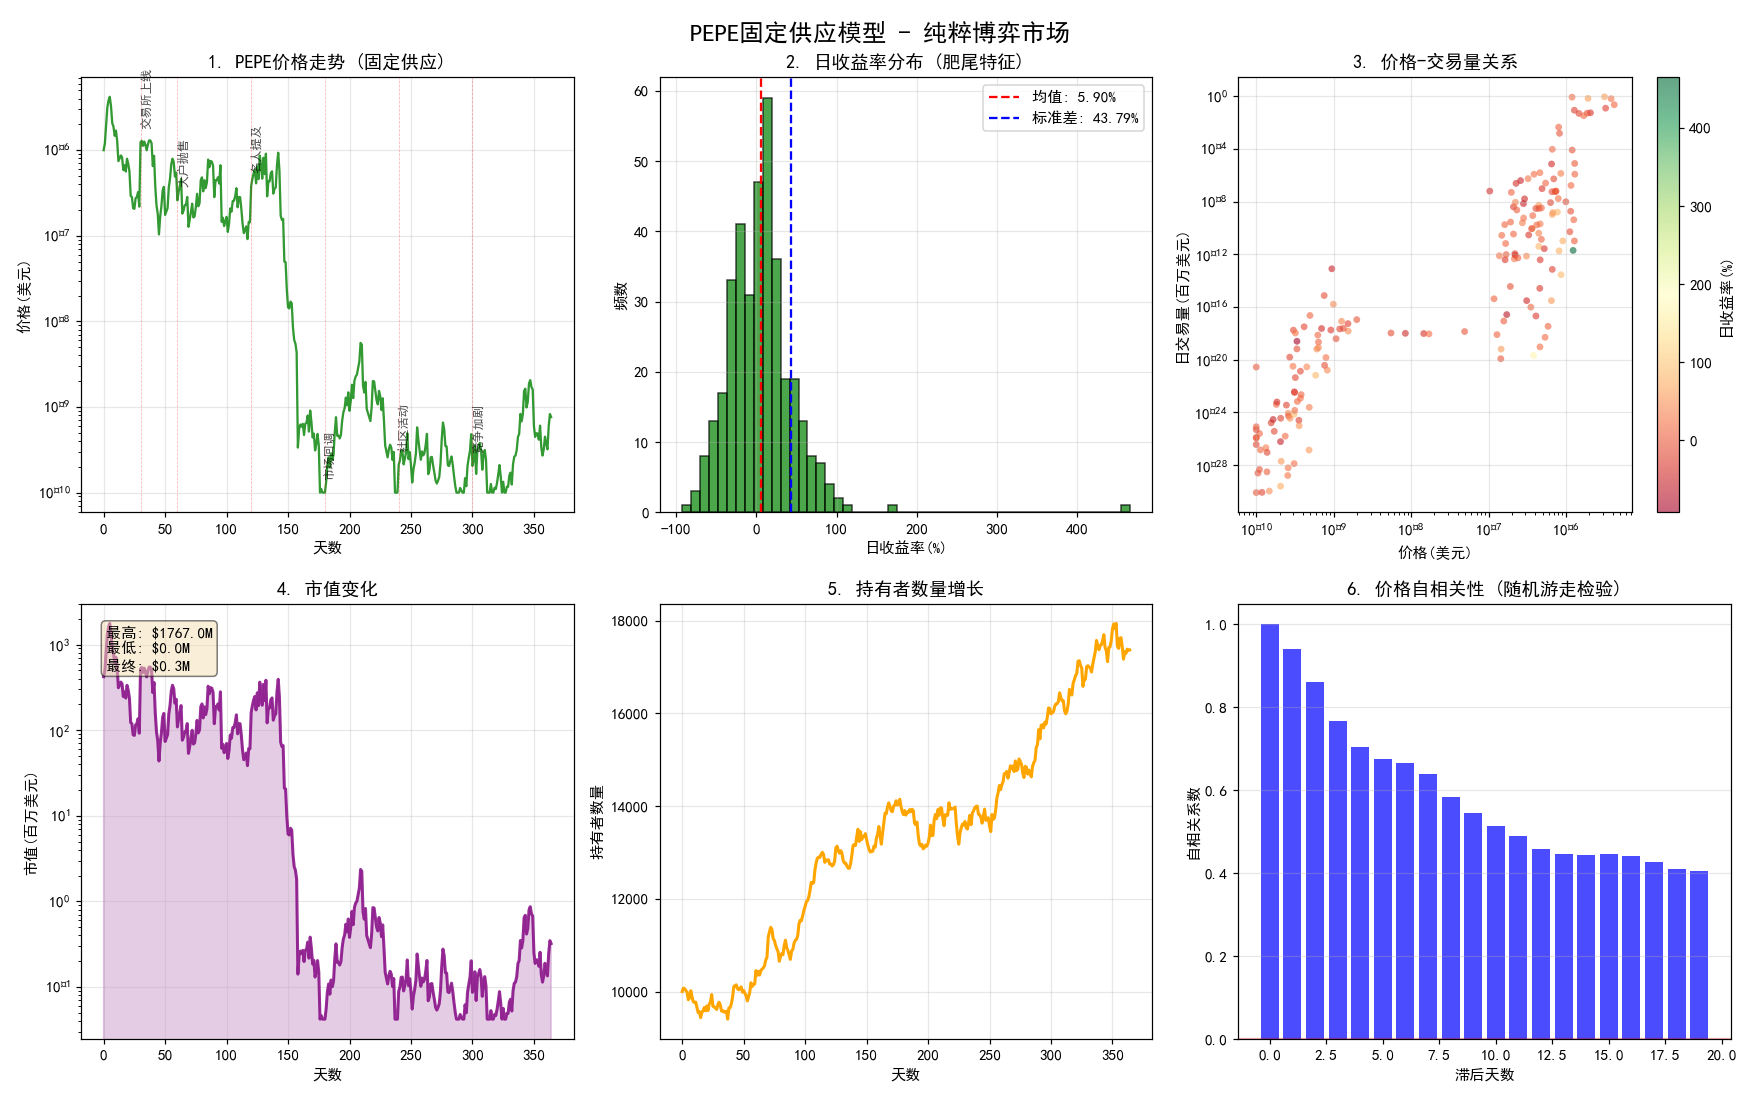

This figure's Python source:
"""Pepe 固定供应模型 —— 纯粹博弈市场模拟。

模型核心：总量固定（420.69 万亿枚）+ 无生态/无销毁，价格完全由
叙事、事件与交易者博弈驱动。本脚本复现课程大作业《各种狗币投资研究》
中 PEPE 的市场行为建模：用事件驱动的随机游走刻画价格、收益率分布、
市值、持有者增长与价格自相关性。

依赖：numpy / pandas / matplotlib / scipy。headless 环境自动保存 PNG。

Author: 李瑞宇（深圳大学 电子信息工程）
"""
import os
import numpy as np
import matplotlib

matplotlib.use("Agg")
import matplotlib.pyplot as plt
from matplotlib.ticker import FuncFormatter, MaxNLocator

matplotlib.rcParams["font.sans-serif"] = ["SimHei", "DejaVu Sans"]
matplotlib.rcParams["axes.unicode_minus"] = False

HERE = os.path.dirname(os.path.abspath(__file__))


def simulate_pepe_fixed_supply(
    total_days=365, initial_price=0.000001, total_supply=420.69e12, initial_market_cap=1e6
):
    """模拟 PEPE 固定供应模型下的价格行为，返回 DataFrame。"""
    if initial_price <= 0:
        initial_price = initial_market_cap / total_supply

    days = np.arange(0, total_days)
    prices = np.zeros(total_days)
    volumes = np.zeros(total_days)
    market_caps = np.zeros(total_days)
    holders = np.zeros(total_days)

    prices[0] = initial_price
    volumes[0] = 1e6
    market_caps[0] = prices[0] * total_supply
    holders[0] = 10000

    base_volatility = 0.4
    volume_impact = 0.001
    holder_growth_rate = 0.001

    event_days = {
        30: {"type": "positive", "impact": 5.0, "description": "交易所上线"},
        60: {"type": "negative", "impact": 0.3, "description": "大户抛售"},
        120: {"type": "positive", "impact": 3.0, "description": "名人提及"},
        180: {"type": "negative", "impact": 0.2, "description": "市场回调"},
        240: {"type": "positive", "impact": 2.0, "description": "社区活动"},
        300: {"type": "negative", "impact": 0.4, "description": "竞争加剧"},
    }

    np.random.seed(42)  # 确保可重现
    for day in range(1, total_days):
        daily_return = np.random.normal(0, base_volatility)
        volume_change = volumes[day - 1] / volumes[max(0, day - 2)] if day > 1 else 1
        volume_effect = (volume_change - 1) * volume_impact
        holder_growth = (
            (holders[day - 1] - holders[max(0, day - 2)]) / holders[max(0, day - 2)]
            if day > 1
            else 0
        )
        network_effect = holder_growth * 0.01

        event_effect = 1.0
        if day in event_days:
            event = event_days[day]
            event_effect = event["impact"]

        new_price = (
            prices[day - 1]
            * (1 + daily_return + volume_effect + network_effect)
            * event_effect
        )
        prices[day] = max(new_price, initial_price * 0.0001)

        volumes[day] = volumes[day - 1] * np.random.lognormal(-0.1, 0.5)
        holders[day] = holders[day - 1] * (1 + holder_growth_rate + np.random.normal(0, 0.01))
        market_caps[day] = prices[day] * total_supply

        if day > 10:
            recent_return = (prices[day] / prices[day - 10]) - 1
            volumes[day] *= (1 + recent_return * 2)

    import pandas as pd

    return pd.DataFrame(
        {
            "天数": days,
            "价格(美元)": prices,
            "日交易量(百万美元)": volumes / 1e6,
            "市值(百万美元)": market_caps / 1e6,
            "持有者数量": holders,
            "日收益率(%)": np.concatenate(([0], np.diff(prices) / prices[:-1] * 100)),
        }
    )


def plot(df_pepe, out_path):
    fig, axes = plt.subplots(2, 3, figsize=(16, 10))
    fig.suptitle("PEPE固定供应模型 - 纯粹博弈市场", fontsize=16, fontweight="bold")

    ax1 = axes[0, 0]
    ax1.plot(df_pepe["天数"], df_pepe["价格(美元)"], "g-", linewidth=1.5, alpha=0.8)
    ax1.set_xlabel("天数")
    ax1.set_ylabel("价格(美元)")
    ax1.set_title("1. PEPE价格走势 (固定供应)")
    ax1.grid(True, alpha=0.3)
    ax1.set_yscale("log")

    events = {30: "交易所上线", 60: "大户抛售", 120: "名人提及", 180: "市场回调", 240: "社区活动", 300: "竞争加剧"}
    for day, event in events.items():
        if day < len(df_pepe):
            ax1.axvline(x=day, color="r", linestyle="--", alpha=0.3, linewidth=0.5)
            ax1.text(day, df_pepe.loc[day, "价格(美元)"] * 1.5, event, rotation=90, fontsize=8, alpha=0.7)

    ax2 = axes[0, 1]
    returns = df_pepe["日收益率(%)"][1:]
    ax2.hist(returns, bins=50, edgecolor="black", alpha=0.7, color="green")
    ax2.axvline(x=returns.mean(), color="r", linestyle="--", label=f"均值: {returns.mean():.2f}%")
    ax2.axvline(x=returns.std(), color="b", linestyle="--", label=f"标准差: {returns.std():.2f}%")
    ax2.set_xlabel("日收益率(%)")
    ax2.set_ylabel("频数")
    ax2.set_title("2. 日收益率分布 (肥尾特征)")
    ax2.legend()
    ax2.grid(True, alpha=0.3)

    ax3 = axes[0, 2]
    scatter = ax3.scatter(
        df_pepe["价格(美元)"][1:],
        df_pepe["日交易量(百万美元)"][1:],
        c=df_pepe["日收益率(%)"][1:],
        cmap="RdYlGn",
        alpha=0.6,
        s=20,
        edgecolors="none",
    )
    ax3.set_xlabel("价格(美元)")
    ax3.set_ylabel("日交易量(百万美元)")
    ax3.set_title("3. 价格-交易量关系")
    ax3.grid(True, alpha=0.3)
    ax3.set_xscale("log")
    ax3.set_yscale("log")
    plt.colorbar(scatter, ax=ax3, label="日收益率(%)")

    ax4 = axes[1, 0]
    ax4.plot(df_pepe["天数"], df_pepe["市值(百万美元)"], "purple", linewidth=2, alpha=0.8)
    ax4.fill_between(df_pepe["天数"], 0, df_pepe["市值(百万美元)"], alpha=0.2, color="purple")
    ax4.set_xlabel("天数")
    ax4.set_ylabel("市值(百万美元)")
    ax4.set_title("4. 市值变化")
    ax4.grid(True, alpha=0.3)
    ax4.set_yscale("log")

    max_mcap = df_pepe["市值(百万美元)"].max()
    min_mcap = df_pepe["市值(百万美元)"].min()
    final_mcap = df_pepe.loc[len(df_pepe) - 1, "市值(百万美元)"]
    ax4.text(
        0.05,
        0.95,
        f"最高: ${max_mcap:.1f}M\n最低: ${min_mcap:.1f}M\n最终: ${final_mcap:.1f}M",
        transform=ax4.transAxes,
        verticalalignment="top",
        bbox=dict(boxstyle="round", facecolor="wheat", alpha=0.5),
    )

    ax5 = axes[1, 1]
    ax5.plot(df_pepe["天数"], df_pepe["持有者数量"], "orange", linewidth=2)
    ax5.set_xlabel("天数")
    ax5.set_ylabel("持有者数量")
    ax5.set_title("5. 持有者数量增长")
    ax5.grid(True, alpha=0.3)

    ax6 = axes[1, 2]
    lags = 20
    autocorr = [df_pepe["价格(美元)"].autocorr(lag) for lag in range(lags)]
    ax6.bar(range(lags), autocorr, alpha=0.7, color="blue")
    ax6.axhline(y=0, color="r", linestyle="-", alpha=0.3)
    ax6.set_xlabel("滞后天数")
    ax6.set_ylabel("自相关系数")
    ax6.set_title("6. 价格自相关性 (随机游走检验)")
    ax6.grid(True, alpha=0.3, axis="y")

    plt.tight_layout()
    plt.subplots_adjust(top=0.93)
    plt.savefig(out_path, dpi=110)
    plt.close(fig)
    print("已保存:", out_path)


if __name__ == "__main__":
    df_pepe = simulate_pepe_fixed_supply(total_days=365, initial_price=0.000001)
    out = os.path.join(HERE, "pepe_market_simulation.png")
    plot(df_pepe, out)

    print("PEPE固定供应模型关键统计")
    print("=" * 50)
    print("总供应量: 420.69 万亿枚")
    print(f"初始价格: ${df_pepe.loc[0, '价格(美元)']:.10f}")
    print(f"最终价格: ${df_pepe.loc[len(df_pepe) - 1, '价格(美元)']:.10f}")
    chg = (df_pepe.loc[len(df_pepe) - 1, "价格(美元)"] / df_pepe.loc[0, "价格(美元)"] - 1) * 100
    print(f"价格变化: {chg:.2f}%")
    print(f"最高市值: ${df_pepe['市值(百万美元)'].max():.1f}M")
    print(f"最低市值: ${df_pepe['市值(百万美元)'].min():.1f}M")
    print(f"平均日波动率: {df_pepe['日收益率(%)'][1:].std():.2f}%")
    print(f"最大单日涨幅: {df_pepe['日收益率(%)'].max():.2f}%")
    print(f"最大单日跌幅: {df_pepe['日收益率(%)'].min():.2f}%")
